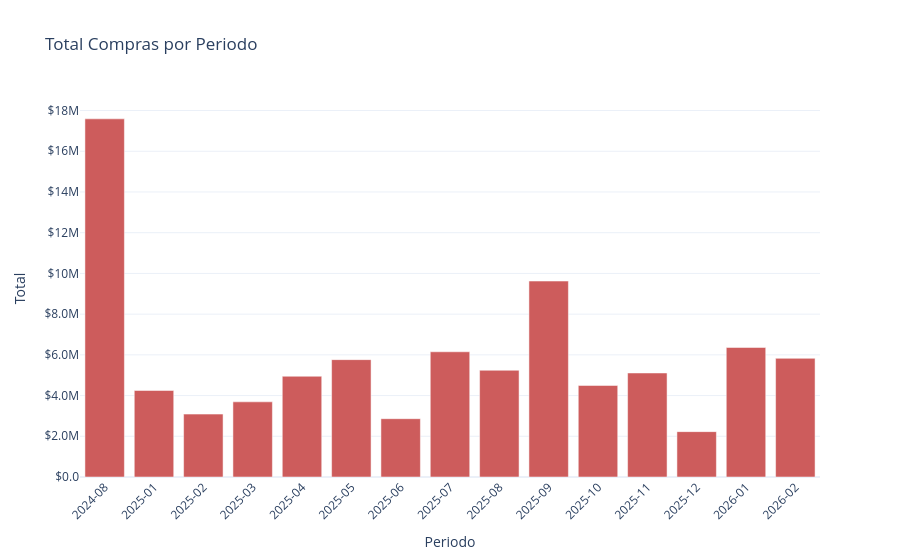

The notebook cell saved with this chart:
### Markdown cell above
### Tendencia general de ventas (gráfico interactivo)

Gráfico de barras interactivo con Plotly que muestra el **total de ventas consolidado por mes** (todos los establecimientos juntos). Se usa `xaxis_type='category'` para evitar que Plotly muestre meses sin datos como huecos en el eje X.

### Code cell
import plotly.express as px

# 1. Preparación (Asegúrate de convertir el periodo a texto para evitar los huecos)
resumen_compras_mes = (
    compras
    .groupby("Periodo")["Total"]
    .sum()
    .reset_index()
)
resumen_compras_mes["Periodo"] = resumen_compras_mes["Periodo"].astype(str)

# 2. Gráfico
fig = px.bar(
    resumen_compras_mes, 
    x="Periodo", 
    y="Total",
    title="Total Compras por Periodo",
    color_discrete_sequence=["#CD5C5C"] # Rojo similar al de tu imagen
)

# 3. El truco para quitar los huecos y poner el formato $18M
fig.update_layout(
    template="plotly_white",
    xaxis_tickangle=-45,
    # ESTA LÍNEA QUITA LOS HUECOS:
    xaxis_type='category', 
    # ESTA LÍNEA PONE EL FORMATO $18M:
    yaxis_tickformat="$.2s", 
    hovermode="x unified"
)

# Personalizar el texto al pasar el mouse
fig.update_traces(
    hovertemplate="<b>Periodo:</b> %{x}<br><b>Total:</b> $%{y:,.0f}"
)

fig.show()

### Figure 1 — Plotly figure (JSON) as saved in the notebook; plotly's stock layout.template omitted (floating-point values rounded to 4 significant figures)
{"data": [{"hovertemplate": "<b>Periodo:</b> %{x}<br><b>Total:</b> $%{y:,.0f}", "legendgroup": "", "marker": {"color": "#CD5C5C", "pattern": {"shape": ""}}, "name": "", "orientation": "v", "showlegend": false, "textposition": "auto", "type": "bar", "x": ["2024-08", "2025-01", "2025-02", "2025-03", "2025-04", "2025-05", "2025-06", "2025-07", "2025-08", "2025-09", "2025-10", "2025-11", "2025-12", "2026-01", "2026-02"], "xaxis": "x", "y": [17590000.0, 4250000.0, 3090000.0, 3692000.0, 4949000.0, 5765000.0, 2864000.0, 6151000.0, 5243000.0, 9624000.0, 4497000.0, 5109000.0, 2228000.0, 6364000.0, 5829000.0], "yaxis": "y"}], "layout": {"barmode": "relative", "hovermode": "x unified", "legend": {"tracegroupgap": 0}, "title": {"text": "Total Compras por Periodo"}, "xaxis": {"anchor": "y", "domain": [0, 1], "tickangle": -45, "title": {"text": "Periodo"}, "type": "category"}, "yaxis": {"anchor": "x", "domain": [0, 1], "tickformat": "$.2s", "title": {"text": "Total"}}}}
